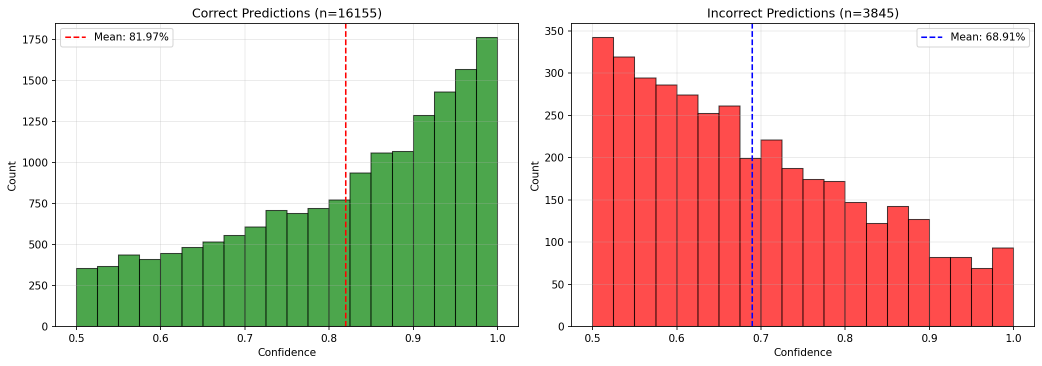
#> input picture sample/sample_confidence_dist.png, 2084 x 731 px (shown at 1/2 size)
$ python -i feature_extractor.py   (imports and definitions only)   (older library calls are emulated)
#> lines starting #> are read from the running program, lines starting #| are printed output that depends on the picture
"""Feature extraction module for AI image detection."""

import numpy as np
import cv2
from PIL import Image
from scipy import fft
from scipy.stats import skew, kurtosis
from skimage.feature import local_binary_pattern
import config


def load_image(image_path):
    """Load and preprocess image."""
    img = Image.open(image_path)

    # Convert to RGB if needed
    if img.mode != config.COLOR_MODE:
        if config.COLOR_MODE == 'RGB':
            img = img.convert('RGB')
        elif config.COLOR_MODE == 'GRAY':
            img = img.convert('L')

    # Resize to standard size
    img = img.resize(config.IMAGE_SIZE, Image.LANCZOS)

    # Convert to numpy array
    img_array = np.array(img, dtype=np.float32) / 255.0

    return img_array


def extract_frequency_features(image):
    """
    Extract frequency domain features using DCT and FFT.

    AI-generated images often have different frequency distributions
    compared to real photos, especially in high-frequency components.
    """
    features = []

    # Convert to grayscale if RGB
    if len(image.shape) == 3:
        gray = cv2.cvtColor((image * 255).astype(np.uint8), cv2.COLOR_RGB2GRAY) / 255.0
    else:
        gray = image

    if config.EXTRACT_DCT:
        # Discrete Cosine Transform (JPEG-like compression analysis)
        dct = cv2.dct(gray.astype(np.float32))

        # Get top-left coefficients (low frequencies)
        dct_flat = dct.flatten()
        dct_sorted = np.sort(np.abs(dct_flat))[::-1]
        dct_features = dct_sorted[:config.DCT_COMPONENTS]
        features.append(dct_features)

    if config.EXTRACT_FFT:
        # Fast Fourier Transform
        fft_result = fft.fft2(gray)
        fft_shifted = fft.fftshift(fft_result)
        magnitude_spectrum = np.abs(fft_shifted)

        # Extract radial frequency distribution
        h, w = magnitude_spectrum.shape
        center_y, center_x = h // 2, w // 2

        # Sample points at different radii
        fft_features = []
        for r in np.linspace(1, min(h, w) // 2, config.FFT_COMPONENTS):
            r = int(r)
            y, x = center_y - r, center_x
            if 0 <= y < h and 0 <= x < w:
                fft_features.append(magnitude_spectrum[y, x])

        features.append(np.array(fft_features))

    if len(features) > 0:
        return np.concatenate(features)
    return np.array([])


def extract_noise_features(image):
    """
    Extract noise pattern features.

    Real cameras have sensor-specific noise patterns.
    AI-generated images have more uniform, synthetic noise.
    """
    features = []

    if not config.EXTRACT_NOISE:
        return np.array([])

    # Convert to grayscale if RGB
    if len(image.shape) == 3:
        gray = cv2.cvtColor((image * 255).astype(np.uint8), cv2.COLOR_RGB2GRAY) / 255.0
    else:
        gray = image

    # Apply denoising to estimate noise
    denoised = cv2.fastNlMeansDenoising((gray * 255).astype(np.uint8), h=10)
    denoised = denoised.astype(np.float32) / 255.0

    noise = gray - denoised

    # Noise statistics
    noise_mean = np.mean(noise)
    noise_std = np.std(noise)
    noise_skew = skew(noise.flatten())
    noise_kurt = kurtosis(noise.flatten())

    # Local noise variance
    kernel_size = 8
    local_vars = []
    h, w = noise.shape
    for i in range(0, h - kernel_size, kernel_size):
        for j in range(0, w - kernel_size, kernel_size):
            block = noise[i:i+kernel_size, j:j+kernel_size]
            local_vars.append(np.var(block))

    local_var_mean = np.mean(local_vars)
    local_var_std = np.std(local_vars)

    features = [noise_mean, noise_std, noise_skew, noise_kurt, local_var_mean, local_var_std]

    return np.array(features)


def extract_statistical_features(image):
    """
    Extract statistical features from color channels and edges.

    Includes histogram moments, edge statistics, and color distribution.
    """
    features = []

    if not config.EXTRACT_STATS:
        return np.array([])

    # Handle RGB or grayscale
    if len(image.shape) == 3:
        channels = [image[:, :, i] for i in range(3)]
    else:
        channels = [image]

    # Per-channel statistics
    for channel in channels:
        # Histogram moments
        channel_flat = channel.flatten()
        features.extend([
            np.mean(channel_flat),
            np.std(channel_flat),
            skew(channel_flat),
            kurtosis(channel_flat),
        ])

    # Edge statistics (using Sobel)
    if len(image.shape) == 3:
        gray = cv2.cvtColor((image * 255).astype(np.uint8), cv2.COLOR_RGB2GRAY)
    else:
        gray = (image * 255).astype(np.uint8)

    sobelx = cv2.Sobel(gray, cv2.CV_64F, 1, 0, ksize=3)
    sobely = cv2.Sobel(gray, cv2.CV_64F, 0, 1, ksize=3)
    edge_magnitude = np.sqrt(sobelx**2 + sobely**2)

    edge_flat = edge_magnitude.flatten()
    features.extend([
        np.mean(edge_flat),
        np.std(edge_flat),
        np.percentile(edge_flat, 90),  # Strong edges
    ])

    return np.array(features)


def extract_texture_features(image):
    """
    Extract texture features using Local Binary Patterns (LBP).

    LBP captures local texture patterns that may differ between
    AI-generated and real images.
    """
    features = []

    if not config.EXTRACT_TEXTURE:
        return np.array([])

    # Convert to grayscale if RGB
    if len(image.shape) == 3:
        gray = cv2.cvtColor((image * 255).astype(np.uint8), cv2.COLOR_RGB2GRAY)
    else:
        gray = (image * 255).astype(np.uint8)

    # Compute LBP
    radius = 3
    n_points = 8 * radius
    lbp = local_binary_pattern(gray, n_points, radius, method='uniform')

    # LBP histogram
    n_bins = n_points + 2  # uniform patterns + non-uniform
    hist, _ = np.histogram(lbp.flatten(), bins=n_bins, range=(0, n_bins), density=True)

    features = hist

    return np.array(features)


def extract_features(image_path):
    """
    Extract all features from an image.

    Args:
        image_path: Path to the image file

    Returns:
        Feature vector as numpy array
    """
    # Load image
    image = load_image(image_path)
#> in load_image, img is the input picture: PIL image 2084x731 RGBA; mean R, G, B, A 221.8, 203.6, 191.4, 255
#> in load_image, `img = img.resize(config.IMAGE_SIZE, Image.LANCZOS)`:
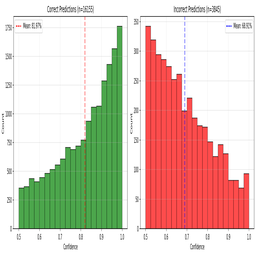
#> img: PIL image 256x256 RGB; mean R, G, B 221.1, 203.2, 190.9

    # Extract all feature types
    feature_list = []

    freq_features = extract_frequency_features(image)
#> in extract_frequency_features, `gray = cv2.cvtColor((image * 255).astype(np.uint8), cv2.COLOR_RGB2GRAY..`:
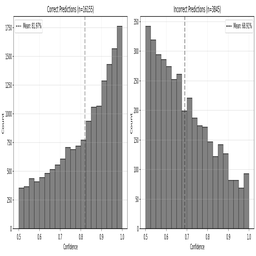
#> gray: shape (256, 256) float64; min 0.224, max 1, mean 0.812
#> in extract_frequency_features, `dct = cv2.dct(gray.astype(np.float32))`:
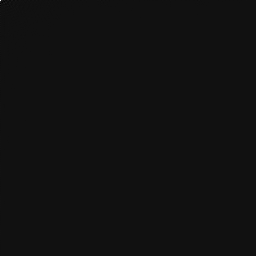
#> dct: shape (256, 256) float32; min -15.13, max 207.9, mean 0; drawn with min black and max white
#> in extract_frequency_features, `dct_features = dct_sorted[:config.DCT_COMPONENTS]`: dct_features = 100 values, max 207.9 at index 0, min 1.77 at index 99, mean 6.32
#> after the loop in extract_frequency_features, `for r in np.linspace(1, min(h, w) // 2, config.FFT_COMPONENTS):`: fft_features = 100 values, max 5512.8 at index 0, min 3.48 at index 38, mean 293.2
#> freq_features = 200 values, max 5512.8 at index 100, min 1.77 at index 99, mean 149.8
    if len(freq_features) > 0:
        feature_list.append(freq_features)

    noise_features = extract_noise_features(image)
#> in extract_noise_features, `noise = gray - denoised`:
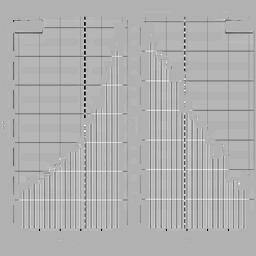
#> noise: shape (256, 256) float64; min -0.153, max 0.0667, mean -0.0007; drawn with min black and max white
#> in extract_noise_features, `noise_mean = np.mean(noise)`: noise_mean = -0.0007
#> in extract_noise_features, `noise_std = np.std(noise)`: noise_std = 0.0142
#> in extract_noise_features, `noise_skew = skew(noise.flatten())`: noise_skew = -2.75
#> in extract_noise_features, `noise_kurt = kurtosis(noise.flatten())`: noise_kurt = 16.55
#> after the loop in extract_noise_features, `for i in range(0, h - kernel_size, kernel_size):`: local_vars = 961 values, max 0.00238 at index 165, min 0 at index 0, mean 0.000198
#> in extract_noise_features, `local_var_mean = np.mean(local_vars)`: local_var_mean = 0.000198
#> in extract_noise_features, `local_var_std = np.std(local_vars)`: local_var_std = 0.000283
#> in extract_noise_features, `features = [noise_mean, noise_std, noise_skew, noise_kurt, local_var_m..`: features = [-0.0007, 0.0142, -2.75, 16.55, 0.000198, 0.000283]
#> noise_features has the same summary as features in extract_noise_features
    if len(noise_features) > 0:
        feature_list.append(noise_features)

    stat_features = extract_statistical_features(image)
#> in extract_statistical_features, `channels = [image[:, :, i] for i in range(3)]`: channels = 3 items
#> the loop in extract_statistical_features, `for channel in channels:` made 3 passes
#> after the loop in extract_statistical_features, `for channel in channels:`: features = [0.867, 0.253, -1.73, 1.23, 0.797, 0.278, -0.962, -0.698, 0.749, 0.329, -0.657, -1.5]
#> in extract_statistical_features, `sobely = cv2.Sobel(gray, cv2.CV_64F, 0, 1, ksize=3)`:
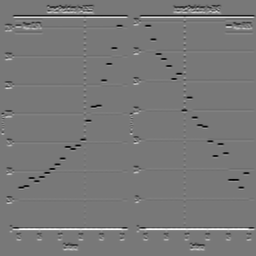
#> sobely: shape (256, 256) float64; min -698, max 774, mean 0; drawn with min black and max white
#> in extract_statistical_features, `edge_magnitude = np.sqrt(sobelx**2 + sobely**2)`:
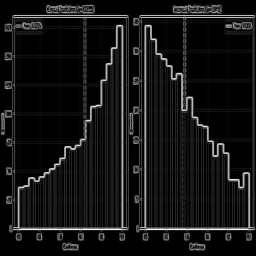
#> edge_magnitude: shape (256, 256) float64; min 0, max 774, mean 63.3; drawn with min black and max white
#> stat_features = [0.867, 0.253, -1.73, 1.23, 0.797, 0.278, -0.962, -0.698, 0.749, 0.329, -0.657, -1.5, 63.3, 118.8, 196]
    if len(stat_features) > 0:
        feature_list.append(stat_features)

    texture_features = extract_texture_features(image)
#> in extract_texture_features, `lbp = local_binary_pattern(gray, n_points, radius, method='uniform')`:
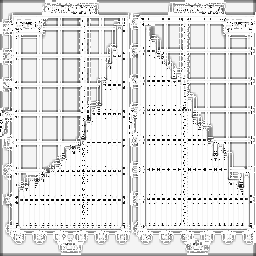
#> lbp: shape (256, 256) float64; min 0, max 25, mean 22.2; drawn with min black and max white
#> in extract_texture_features, `hist, _ = np.histogram(lbp.flatten(), bins=n_bins, range=(0, n_bins), ..`: hist = 26 values, max 0.493 at index 25, min 0.000992 at index 6, mean 0.0385
#> in extract_texture_features, `features = hist`: features has the same summary as hist
#> texture_features has the same summary as hist in extract_texture_features
    if len(texture_features) > 0:
        feature_list.append(texture_features)

    # Concatenate all features
    if len(feature_list) > 0:
        all_features = np.concatenate(feature_list)
#> all_features = 247 values, max 5512.8 at index 100, min -2.75 at index 202, mean 122.9
    else:
        all_features = np.array([])

    return all_features


# [45 lines left out: functions _extract_features_worker, extract_features_batch, not called in this run]

>>> result = extract_features('sample/sample_confidence_dist.png')
#> result has the same summary as all_features in extract_features

$ run again, on sample/sample_confusion_matrix.png
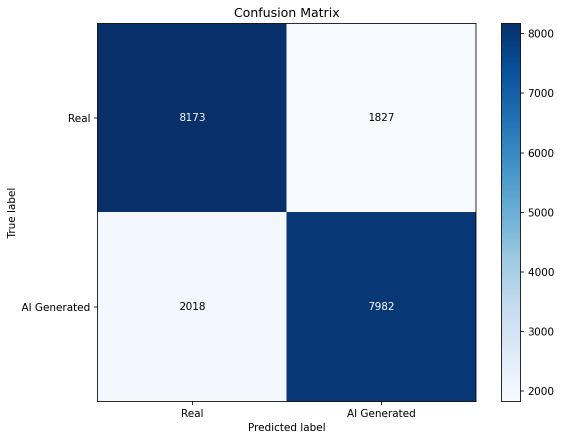
#> input picture sample/sample_confusion_matrix.png, 1123 x 881 px (shown at 1/2 size)
#> in load_image, img is the input picture: PIL image 1123x881 RGBA; mean R, G, B, A 173.3, 188.6, 208.6, 255
#> dct_features = 100 values, max 186.7 at index 0, min 2.33 at index 99, mean 7.78
#> after the loop in extract_frequency_features, `for r in np.linspace(1, min(h, w) // 2, config.FFT_COMPONENTS):`: fft_features = 100 values, max 2473.1 at index 0, min 9.05 at index 62, mean 204.7
#> freq_features = 200 values, max 2473.1 at index 100, min 2.33 at index 99, mean 106.3
#> noise_mean = -2.54e-05
#> noise_std = 0.00176
#> noise_skew = -39.69
#> noise_kurt = 2580.6
#> after the loop in extract_noise_features, `for i in range(0, h - kernel_size, kernel_size):`: local_vars = 961 values, max 0.0007 at index 920, min 0 at index 0, mean 3.03e-06
#> local_var_mean = 3.03e-06
#> local_var_std = 3e-05
#> in extract_noise_features, `features = [noise_mean, noise_std, noise_skew, noise_kurt, local_var_m..`: features = [-2.54e-05, 0.00176, -39.69, 2580.6, 3.03e-06, 3e-05]
#> noise_features has the same summary as features in extract_noise_features
#> channels = 3 items
#> the loop in extract_statistical_features, `for channel in channels:` made 3 passes
#> after the loop in extract_statistical_features, `for channel in channels:`: features = [0.679, 0.429, -0.783, -1.31, 0.738, 0.355, -0.785, -1.3, 0.817, 0.254, -0.762, -1.34]
#> in extract_statistical_features, `edge_magnitude = np.sqrt(sobelx**2 + sobely**2)`:
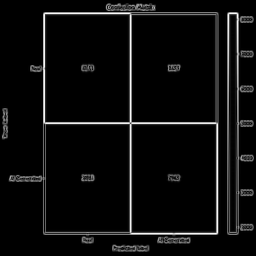
#> edge_magnitude: shape (256, 256) float64; min 0, max 916.4, mean 45.7; drawn with min black and max white
#> stat_features = [0.679, 0.429, -0.783, -1.31, 0.738, 0.355, -0.785, -1.3, 0.817, 0.254, -0.762, -1.34, 45.71, 144, 142]
#> in extract_texture_features, `lbp = local_binary_pattern(gray, n_points, radius, method='uniform')`:
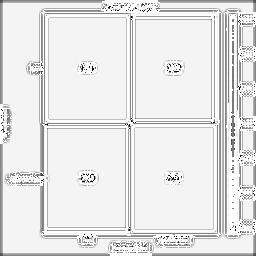
#> lbp: shape (256, 256) float64; min 0, max 25, mean 22.6; drawn with min black and max white
#> hist = 26 values, max 0.653 at index 24, min 0.000275 at index 2, mean 0.0385
#> in extract_texture_features, `features = hist`: features has the same summary as hist
#> texture_features has the same summary as hist in extract_texture_features
#> all_features = 247 values, max 2580.6 at index 203, min -39.69 at index 202, mean 97.67
#> result has the same summary as all_features in extract_features

$ run again, on sample/sample_roc_curve.png
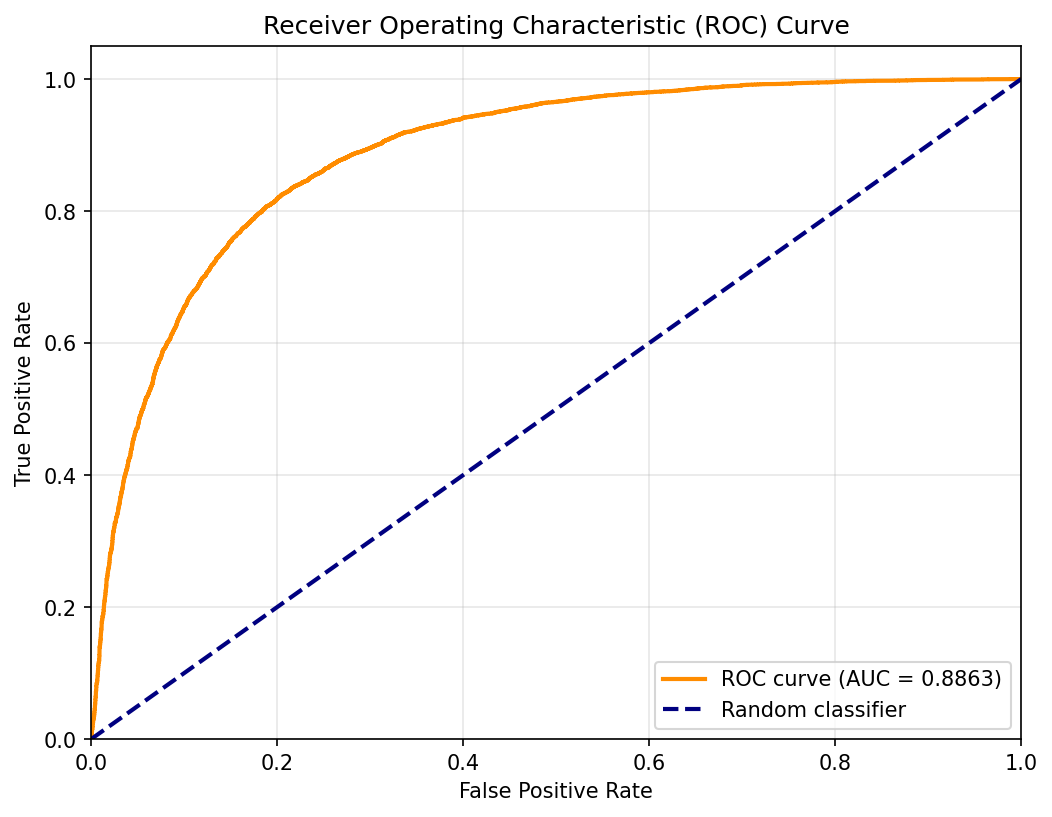
#> input picture sample/sample_roc_curve.png, 1052 x 817 px
#> in load_image, img is the input picture: PIL image 1052x817 RGBA; mean R, G, B, A 249.5, 248.6, 248.1, 255
#> dct_features = 100 values, max 249.3 at index 0, min 0.914 at index 99, mean 3.7
#> after the loop in extract_frequency_features, `for r in np.linspace(1, min(h, w) // 2, config.FFT_COMPONENTS):`: fft_features = 100 values, max 562.7 at index 0, min 12.12 at index 89, mean 167.3
#> freq_features = 200 values, max 562.7 at index 100, min 0.914 at index 99, mean 85.51
#> noise_mean = -4.47e-05
#> noise_std = 0.007
#> noise_skew = -4.89
#> noise_kurt = 39.83
#> after the loop in extract_noise_features, `for i in range(0, h - kernel_size, kernel_size):`: local_vars = 961 values, max 0.000889 at index 795, min 0 at index 0, mean 4.66e-05
#> local_var_mean = 4.66e-05
#> local_var_std = 9.05e-05
#> in extract_noise_features, `features = [noise_mean, noise_std, noise_skew, noise_kurt, local_var_m..`: features = [-4.47e-05, 0.007, -4.89, 39.83, 4.66e-05, 9.05e-05]
#> noise_features has the same summary as features in extract_noise_features
#> channels = 3 items
#> the loop in extract_statistical_features, `for channel in channels:` made 3 passes
#> after the loop in extract_statistical_features, `for channel in channels:`: features = [0.977, 0.097, -5.29, 31.16, 0.973, 0.102, -4.78, 25.4, 0.971, 0.113, -5.01, 27.92]
#> in extract_statistical_features, `edge_magnitude = np.sqrt(sobelx**2 + sobely**2)`:
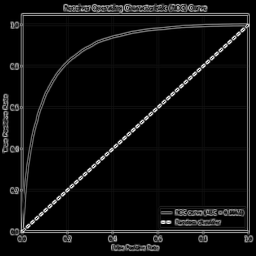
#> edge_magnitude: shape (256, 256) float64; min 0, max 866.7, mean 47.5; drawn with min black and max white
#> stat_features = [0.977, 0.097, -5.29, 31.16, 0.973, 0.102, -4.78, 25.4, 0.971, 0.113, -5.01, 27.92, 47.49, 124.5, 178.6]
#> in extract_texture_features, `lbp = local_binary_pattern(gray, n_points, radius, method='uniform')`:
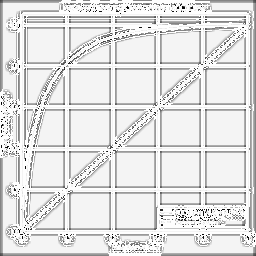
#> lbp: shape (256, 256) float64; min 0, max 25, mean 22; drawn with min black and max white
#> hist = 26 values, max 0.485 at index 24, min 0.000519 at index 4, mean 0.0385
#> in extract_texture_features, `features = hist`: features has the same summary as hist
#> texture_features has the same summary as hist in extract_texture_features
#> all_features = 247 values, max 562.7 at index 100, min -5.29 at index 208, mean 71.1
#> result has the same summary as all_features in extract_features
